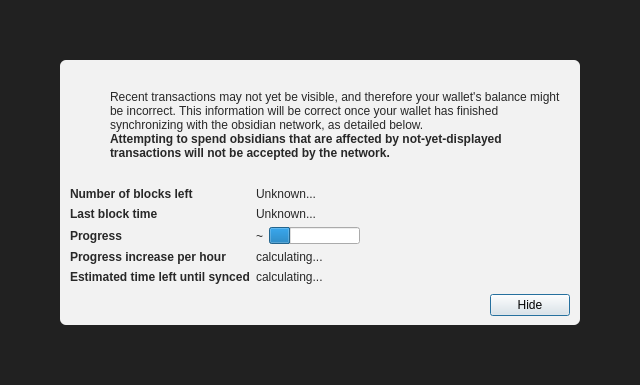
<?xml version="1.0" encoding="UTF-8"?>
<ui version="4.0">
 <class>ModalOverlay</class>
 <widget class="ModalOverlay" name="ModalOverlay">
  <property name="geometry">
   <rect>
    <x>0</x>
    <y>0</y>
    <width>640</width>
    <height>385</height>
   </rect>
  </property>
  <property name="windowTitle">
   <string>Form</string>
  </property>
  <layout class="QVBoxLayout" name="verticalLayout" stretch="0">
   <property name="sizeConstraint">
    <enum>QLayout::SetDefaultConstraint</enum>
   </property>
   <property name="leftMargin">
    <number>0</number>
   </property>
   <property name="topMargin">
    <number>0</number>
   </property>
   <property name="rightMargin">
    <number>0</number>
   </property>
   <property name="bottomMargin">
    <number>0</number>
   </property>
   <item>
    <widget class="QWidget" name="bgWidget" native="true">
     <property name="styleSheet">
      <string notr="true">#bgWidget { background: rgba(0,0,0,220); }</string>
     </property>
     <layout class="QVBoxLayout" name="verticalLayoutMain" stretch="1">
      <property name="leftMargin">
       <number>60</number>
      </property>
      <property name="topMargin">
       <number>60</number>
      </property>
      <property name="rightMargin">
       <number>60</number>
      </property>
      <property name="bottomMargin">
       <number>60</number>
      </property>
      <item>
       <widget class="QWidget" name="contentWidget" native="true">
        <property name="styleSheet">
         <string notr="true">#contentWidget { background: rgba(255,255,255,240); border-radius: 6px; }

QLabel { color: rgb(40,40,40);  }</string>
        </property>
        <layout class="QVBoxLayout" name="verticalLayoutSub" stretch="1,0,0,0">
         <property name="spacing">
          <number>0</number>
         </property>
         <property name="leftMargin">
          <number>10</number>
         </property>
         <property name="topMargin">
          <number>10</number>
         </property>
         <property name="rightMargin">
          <number>10</number>
         </property>
         <property name="bottomMargin">
          <number>10</number>
         </property>
         <item>
          <layout class="QHBoxLayout" name="horizontalLayoutIconText" stretch="0,1">
           <property name="topMargin">
            <number>20</number>
           </property>
           <item>
            <layout class="QVBoxLayout" name="verticalLayoutIcon">
             <property name="leftMargin">
              <number>0</number>
             </property>
             <item>
              <widget class="QPushButton" name="warningIcon">
               <property name="enabled">
                <bool>false</bool>
               </property>
               <property name="text">
                <string/>
               </property>
               <property name="icon">
                <iconset>
                 <normaloff>:/icons/warning</normaloff>
                 <disabledoff>:/icons/warning</disabledoff>:/icons/warning</iconset>
               </property>
               <property name="iconSize">
                <size>
                 <width>48</width>
                 <height>48</height>
                </size>
               </property>
               <property name="flat">
                <bool>true</bool>
               </property>
              </widget>
             </item>
             <item>
              <spacer name="verticalSpacerWarningIcon">
               <property name="orientation">
                <enum>Qt::Vertical</enum>
               </property>
               <property name="sizeHint" stdset="0">
                <size>
                 <width>20</width>
                 <height>40</height>
                </size>
               </property>
              </spacer>
             </item>
            </layout>
           </item>
           <item>
            <layout class="QVBoxLayout" name="verticalLayoutInfoText">
             <property name="leftMargin">
              <number>0</number>
             </property>
             <property name="topMargin">
              <number>0</number>
             </property>
             <item>
              <widget class="QLabel" name="infoText">
               <property name="text">
                <string>Recent transactions may not yet be visible, and therefore your wallet's balance might be incorrect. This information will be correct once your wallet has finished synchronizing with the obsidian network, as detailed below.</string>
               </property>
               <property name="textFormat">
                <enum>Qt::RichText</enum>
               </property>
               <property name="wordWrap">
                <bool>true</bool>
               </property>
              </widget>
             </item>
             <item>
              <widget class="QLabel" name="infoTextStrong">
               <property name="font">
                <font>
                 <weight>75</weight>
                 <bold>true</bold>
                </font>
               </property>
               <property name="text">
                <string>Attempting to spend obsidians that are affected by not-yet-displayed transactions will not be accepted by the network.</string>
               </property>
               <property name="textFormat">
                <enum>Qt::RichText</enum>
               </property>
               <property name="wordWrap">
                <bool>true</bool>
               </property>
              </widget>
             </item>
             <item>
              <spacer name="verticalSpacerInTextSpace">
               <property name="orientation">
                <enum>Qt::Vertical</enum>
               </property>
               <property name="sizeHint" stdset="0">
                <size>
                 <width>20</width>
                 <height>40</height>
                </size>
               </property>
              </spacer>
             </item>
            </layout>
           </item>
          </layout>
         </item>
         <item>
          <spacer name="verticalSpacerAfterText">
           <property name="orientation">
            <enum>Qt::Vertical</enum>
           </property>
           <property name="sizeHint" stdset="0">
            <size>
             <width>20</width>
             <height>40</height>
            </size>
           </property>
          </spacer>
         </item>
         <item>
          <layout class="QFormLayout" name="formLayout">
           <property name="fieldGrowthPolicy">
            <enum>QFormLayout::FieldsStayAtSizeHint</enum>
           </property>
           <property name="horizontalSpacing">
            <number>6</number>
           </property>
           <property name="verticalSpacing">
            <number>6</number>
           </property>
           <property name="topMargin">
            <number>10</number>
           </property>
           <item row="0" column="0">
            <widget class="QLabel" name="labelNumberOfBlocksLeft">
             <property name="font">
              <font>
               <weight>75</weight>
               <bold>true</bold>
              </font>
             </property>
             <property name="text">
              <string>Number of blocks left</string>
             </property>
            </widget>
           </item>
           <item row="0" column="1">
            <widget class="QLabel" name="numberOfBlocksLeft">
             <property name="text">
              <string>Unknown...</string>
             </property>
            </widget>
           </item>
           <item row="1" column="0">
            <widget class="QLabel" name="labelLastBlockTime">
             <property name="font">
              <font>
               <weight>75</weight>
               <bold>true</bold>
              </font>
             </property>
             <property name="text">
              <string>Last block time</string>
             </property>
            </widget>
           </item>
           <item row="1" column="1">
            <widget class="QLabel" name="newestBlockDate">
             <property name="sizePolicy">
              <sizepolicy hsizetype="Maximum" vsizetype="Preferred">
               <horstretch>0</horstretch>
               <verstretch>0</verstretch>
              </sizepolicy>
             </property>
             <property name="text">
              <string>Unknown...</string>
             </property>
            </widget>
           </item>
           <item row="2" column="0">
            <widget class="QLabel" name="labelSyncDone">
             <property name="font">
              <font>
               <weight>75</weight>
               <bold>true</bold>
              </font>
             </property>
             <property name="text">
              <string>Progress</string>
             </property>
            </widget>
           </item>
           <item row="2" column="1">
            <layout class="QHBoxLayout" name="horizontalLayoutSync" stretch="0,1">
             <item>
              <widget class="QLabel" name="percentageProgress">
               <property name="text">
                <string notr="true">~</string>
               </property>
              </widget>
             </item>
             <item>
              <widget class="QProgressBar" name="progressBar">
               <property name="value">
                <number>24</number>
               </property>
               <property name="format">
                <string/>
               </property>
              </widget>
             </item>
            </layout>
           </item>
           <item row="4" column="0">
            <widget class="QLabel" name="labelProgressIncrease">
             <property name="font">
              <font>
               <weight>75</weight>
               <bold>true</bold>
              </font>
             </property>
             <property name="text">
              <string>Progress increase per hour</string>
             </property>
            </widget>
           </item>
           <item row="4" column="1">
            <widget class="QLabel" name="progressIncreasePerH">
             <property name="text">
              <string>calculating...</string>
             </property>
            </widget>
           </item>
           <item row="5" column="0">
            <widget class="QLabel" name="labelEstimatedTimeLeft">
             <property name="font">
              <font>
               <weight>75</weight>
               <bold>true</bold>
              </font>
             </property>
             <property name="text">
              <string>Estimated time left until synced</string>
             </property>
            </widget>
           </item>
           <item row="5" column="1">
            <widget class="QLabel" name="expectedTimeLeft">
             <property name="text">
              <string>calculating...</string>
             </property>
            </widget>
           </item>
          </layout>
         </item>
         <item>
          <layout class="QHBoxLayout" name="horizontalLayoutButtons">
           <property name="leftMargin">
            <number>10</number>
           </property>
           <property name="topMargin">
            <number>10</number>
           </property>
           <item>
            <spacer name="horizontalSpacer">
             <property name="orientation">
              <enum>Qt::Horizontal</enum>
             </property>
             <property name="sizeHint" stdset="0">
              <size>
               <width>40</width>
               <height>20</height>
              </size>
             </property>
            </spacer>
           </item>
           <item>
            <widget class="QPushButton" name="closeButton">
             <property name="text">
              <string>Hide</string>
             </property>
             <property name="focusPolicy">
              <enum>Qt::StrongFocus</enum>
             </property>
             <property name="default">
              <bool>true</bool>
             </property>
            </widget>
           </item>
          </layout>
         </item>
        </layout>
       </widget>
      </item>
     </layout>
    </widget>
   </item>
  </layout>
 </widget>
 <customwidgets>
  <customwidget>
   <class>ModalOverlay</class>
   <extends>QWidget</extends>
   <header>qt/modaloverlay.h</header>
   <container>1</container>
  </customwidget>
 </customwidgets>
 <resources/>
 <connections/>
</ui>
